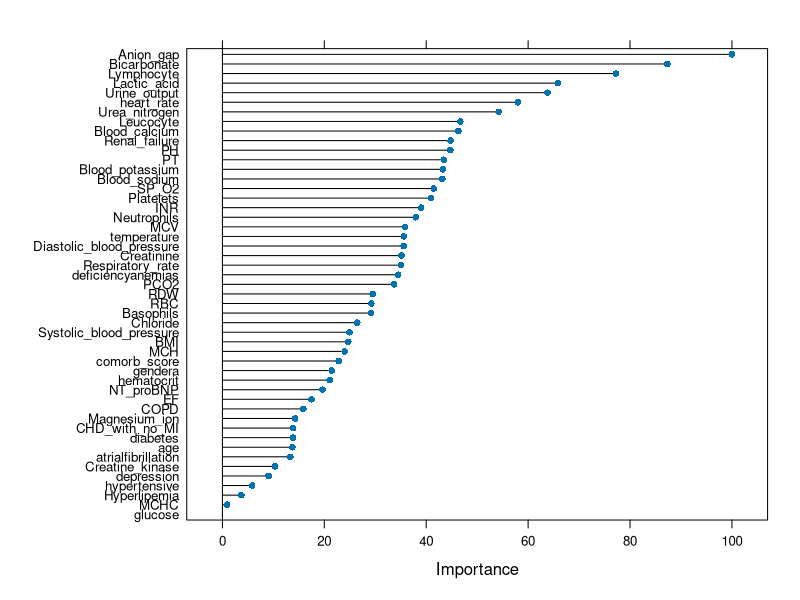
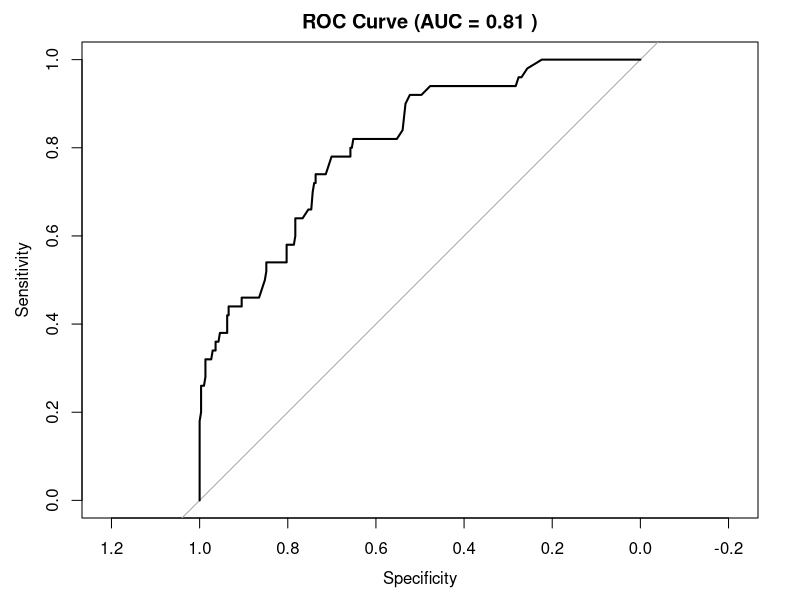
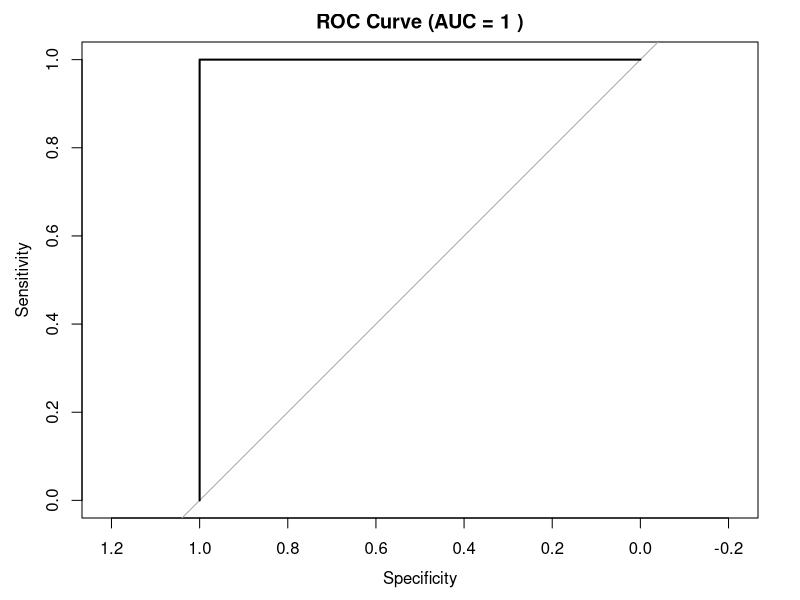

The R script that drew these images, in order: (Note: a time limit stopped this script after it produced the figures.)
## ---- chunk 1
knitr::opts_chunk$set(echo = TRUE)
## ---- chunk 2
# Install and load the necessary packages
if (!require(randomForest)) install.packages("randomForest")
if (!require(data.table)) install.packages("data.table")
if (!require(pROC)) install.packages("pROC")
if (!require(caret)) install.packages("caret")
library(randomForest)
library(data.table)
library(pROC)
library(caret)

# Load the dataset
RF_impute_df <- fread("RF_imputation_NEW.csv")

# Ensure 'outcome' is a binary factor with valid R variable names as levels
RF_impute_df$outcome <- factor(RF_impute_df$outcome, levels = c(0, 1), labels = c("Class0", "Class1"))

# Select relevant columns
RF_complete_df <- subset(RF_impute_df, select = -c(deathtime, survival_time, LOS, Unnamed_0, V1, admittime, ID, group, tLOS, subject_id))

# Handle missing values (remove rows with missing values)
RF_complete_df <- na.omit(RF_complete_df)

# Split the data into training and testing sets
set.seed(123)
sample_index <- sample(1:nrow(RF_complete_df), 0.7 * nrow(RF_complete_df))
train_data <- RF_complete_df[sample_index, ]
test_data <- RF_complete_df[-sample_index, ]

# Set up cross-validation with caret
train_control <- trainControl(method="cv", number=5, classProbs=TRUE, summaryFunction=twoClassSummary)

# Define a grid of hyperparameters to search
tune_grid <- expand.grid(mtry = c(2, 4, 6, 8, 10))

# Train the model with cross-validation and grid search
rf_model <- train(outcome ~ ., 
                  data=train_data, 
                  method="rf", 
                  trControl=train_control,
                  tuneGrid=tune_grid,
                  metric="ROC",
                  importance=TRUE)

# Print the best model and its parameters
print(rf_model)
best_model <- rf_model$finalModel

# Predict on the test set
predictions <- predict(rf_model, newdata=test_data)

# View the importance of variables
varImp <- varImp(rf_model)
print(varImp)
plot(varImp)

# Calculate AUC for test
pred_prob <- predict(rf_model, newdata=test_data, type="prob")[,2]
roc_obj <- roc(test_data$outcome, pred_prob)
auc_value <- auc(roc_obj)
print(auc_value)

# Plot ROC curve
plot(roc_obj, main = paste("ROC Curve (AUC =", round(auc_value, 2), ")"))

# Calculate AUC for train
pred_prob_train <- predict(rf_model, newdata=train_data, type="prob")[,2]
roc_obj_train <- roc(train_data$outcome, pred_prob_train)
auc_value_train <- auc(roc_obj_train)
print(auc_value_train)

# Plot ROC curve for train
plot(roc_obj_train, main = paste("ROC Curve (AUC =", round(auc_value_train, 2), ")"))

## ---- chunk 3
# Install and load the necessary packages
if (!require(randomForest)) install.packages("randomForest")
if (!require(data.table)) install.packages("data.table")
if (!require(pROC)) install.packages("pROC")
if (!require(caret)) install.packages("caret")
library(randomForest)
library(data.table)
library(pROC)
library(caret)

# Load the dataset
RF_impute_df <- fread("RF_imputation_NEW.csv")

# Ensure 'outcome' is a binary factor with valid R variable names as levels
RF_impute_df$outcome <- factor(RF_impute_df$outcome, levels = c(0, 1), labels = c("Class0", "Class1"))

# Select relevant columns
RF_complete_df <- subset(RF_impute_df, select = -c(deathtime, survival_time, LOS, Unnamed_0, V1, admittime, ID, group, tLOS, subject_id))

# Handle missing values (remove rows with missing values)
RF_complete_df <- na.omit(RF_complete_df)

# Split the data into training and testing sets
set.seed(123)
sample_index <- sample(1:nrow(RF_complete_df), 0.7 * nrow(RF_complete_df))
train_data <- RF_complete_df[sample_index, ]
test_data <- RF_complete_df[-sample_index, ]

# Set up cross-validation with caret
train_control <- trainControl(method="cv", number=5, classProbs=TRUE, summaryFunction=twoClassSummary)

# Define a grid of hyperparameters to search
tune_grid <- expand.grid(mtry = c(2, 4, 6, 8, 10),
                         ntree = c(500, 1000),
                         nodesize = c(5, 10),
                         maxnodes = c(10, 20, 30))

# Function to train model with custom grid
customRF <- list(type = "Classification", 
                 library = "randomForest", 
                 loop = NULL, 
                 parameters = data.frame(parameter = c("mtry", "ntree", "nodesize", "maxnodes"), 
                                         class = rep("numeric", 4), 
                                         label = c("mtry", "ntree", "nodesize", "maxnodes")), 
                 grid = function(x, y, len = NULL, search = "grid") tune_grid,
                 fit = function(x, y, wts, param, lev, last, classProbs, ...) {
                   randomForest(x, y, mtry = param$mtry, ntree = param$ntree, nodesize = param$nodesize, maxnodes = param$maxnodes, ...)
                 },
                 predict = function(modelFit, newdata, submodels = NULL) predict(modelFit, newdata),
                 prob = function(modelFit, newdata, submodels = NULL) predict(modelFit, newdata, type = "prob"),
                 varImp = function(object, ...) {
                   varImp <- varImp(object)
                   varImp
                 })

# Train the model with cross-validation and grid search
rf_model <- train(outcome ~ ., 
                  data=train_data, 
                  method=customRF, 
                  trControl=train_control,
                  tuneGrid=tune_grid,
                  metric="ROC",
                  importance=TRUE)

# Print the best model and its parameters
print(rf_model)
best_model <- rf_model$finalModel

# Predict on the test set
predictions <- predict(rf_model, newdata=test_data)

# View the importance of variables
varImp <- varImp(rf_model)
print(varImp)
plot(varImp)
?varImp
# Calculate AUC for test
pred_prob <- predict(best_model, newdata=test_data, type="prob")[,2]
roc_obj <- roc(test_data$outcome, pred_prob)
auc_value <- auc(roc_obj)
print(auc_value)

# Plot ROC curve
plot(roc_obj, main = paste("ROC Curve (AUC =", round(auc_value, 2), ")"))

# Confusion matrix on test set
test_pred_class <- ifelse(pred_prob > 0.5, 1, 0)
conf_matrix_test <- table(Predicted = test_pred_class, Actual = as.numeric(test_data$outcome) - 1)
print(conf_matrix_test)


# Calculate AUC for train
pred_prob_train <- predict(best_model, newdata=train_data, type="prob")[,2]
roc_obj_train <- roc(train_data$outcome, pred_prob_train)
auc_value_train <- auc(roc_obj_train)
print(auc_value_train)

# Plot ROC curve for train
plot(roc_obj_train, main = paste("ROC Curve (AUC =", round(auc_value_train, 2), ")"))

sum(RF_impute_df$CHD_with_no_MI)
